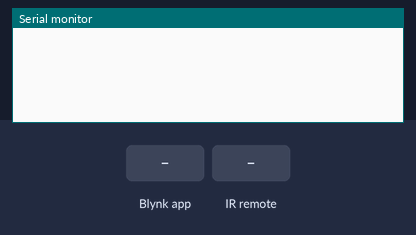
Recording of a sketch running on a simulated ESP8266 (NodeMCU). Parts: the last lines printed to the serial monitor. The inputs (shaded band) are chosen by the test bench. WiFi joins after 1.5 s; servers stay silent unless stated.

Above: at 3.0 s.
3.1 s: Blynk app writes 1 to V2
At 4.3 s:
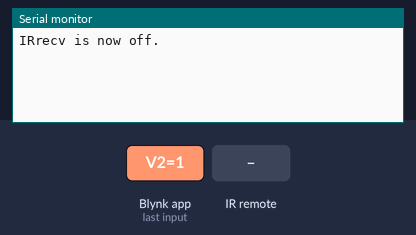
4.6 s: Blynk app writes 0 to V2
At 5.6 s:
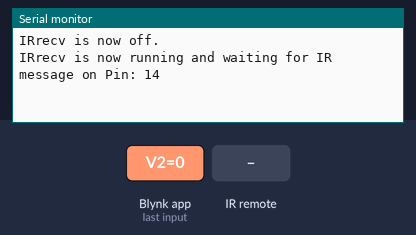
6.1 s: infrared code 0x20DF10EF received
At 6.9 s:
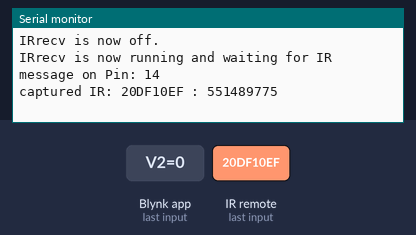
7.6 s: infrared code 0x880084C received
At 8.3 s:
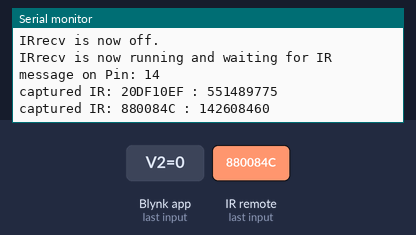
9.1 s: Blynk app writes 1 to V3
At 9.6 s:
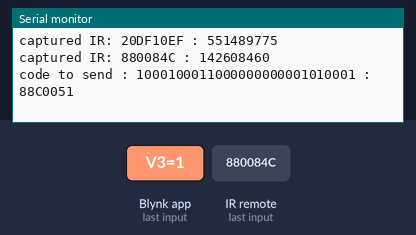
12.1 s: infrared code 0x20DF40BF received
At 15.5 s:
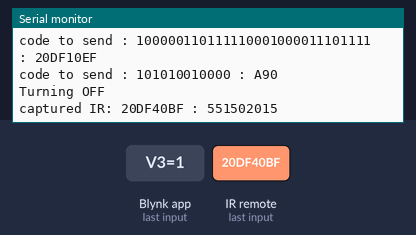

The sketch:

HubIrController.ino
```cpp
#define BLYNK_PRINT Serial


#include <ESP8266WiFi.h>
#include <BlynkSimpleEsp8266.h>
#include <IRremoteESP8266.h>
#include <IRsend.h>
#include <IRrecv.h>
#include <IRutils.h>


// You should get Auth Token in the Blynk App.
// Go to the Project Settings (nut icon).
// bel auth 95f47366505542158eaf88129a4241a0
// vini auth 642b4342a8f743e699da137b65b4b69c
char auth[] = "95f47366505542158eaf88129a4241a0";
char ssid[] = "GVT-BFB7";
char pass[] = "2907064093";

#define IR_LED 4 //D2
#define IR_PIN_RECEIVER 14 //D5

IRsend irsend(IR_LED);
IRrecv irrecv(IR_PIN_RECEIVER);

decode_results results;


int pinvalue;
bool receive_on = false;
uint32_t trained_code;
uint32_t code_to_send;

uint32_t temp_air [12] = {0x880834F, 0x8808440, 0x8808541, 0x8808642, 0x8808743, 0x8808945,
                          0x8808A46, 0x8808B47, 0x8808C48, 0x8808D49, 0x8808E4A, 0x8808F4B};

void handler_trainer(){
  while (true){
    if (irrecv.decode(&results)) {
    trained_code = results.value;
    break;
  }
  delay(2000);
  }
}

void handler_receiver(){
  if (irrecv.decode(&results) && receive_on == true) {
    Serial.print("captured IR: ");
    serialPrintUint64(results.value, HEX);
    Serial.print(" : ");
    serialPrintUint64(results.value);
    Serial.println("");
    irrecv.resume();
  }
  delay(100);
}
void delay_b(){
    delay(500);
}

void send_code(uint32_t code){
  irsend.begin();
  Serial.print("code to send : ");
  Serial.print(code, BIN);
  Serial.print(" : ");
  Serial.println(code, HEX);
  irsend.sendLG(code, 32); // maybe 28
  delay_b();
  irsend.sendSAMSUNG(code , 32);
  delay_b();
  irsend.sendSony(code, 12, 2);
  delay_b();
  irsend.sendPanasonic(code, 32);
}

BLYNK_WRITE(V2){ // liga o receiver de ir para fins de debug
  if (param.asInt() == 0){
    receive_on = true;
    Serial.print("IRrecv is now running and waiting for IR message on Pin: ");
    Serial.println(IR_PIN_RECEIVER);
  } else{
    receive_on = false;
    Serial.println("IRrecv is now off. ");
  }
}

BLYNK_WRITE(V3){ // ligar desligar ar e tv LG
  if(param.asInt() == 0){
    code_to_send = 0x20DF10EF; //ligar Tv da Lg
    send_code(code_to_send);
    code_to_send = 0x880084C; //ligar ar da LG
    send_code(code_to_send);
    code_to_send = 0xa90; // ligar Tv Sony
    send_code(code_to_send);
    Serial.println("Turning ON");
  }else{
    code_to_send = 0x88C0051; //desligar ar Lg
    send_code(code_to_send);
    code_to_send = 0x20DF10EF;
    send_code(code_to_send);
    code_to_send = 0xa90; //desligar Tv Sony
    send_code(code_to_send);
    Serial.println("Turning OFF");
  }
}

BLYNK_WRITE(V4){ // funcao treinar
  Serial.print("IRrecv is now running the trainer on pin: ");
  Serial.println(IR_PIN_RECEIVER);
  handler_trainer();
  Serial.print("trained code: ");
  Serial.println(trained_code, HEX);
}

BLYNK_WRITE(V5){ //funcao treinada
  send_code(trained_code);
}

BLYNK_WRITE(V6){ // temperatura ar lg
  pinvalue = param.asInt();
  code_to_send = temp_air[pinvalue-18];
  send_code(code_to_send);
}

BLYNK_WRITE(V7){ // controle de volume da Tv Lg
  if (param.asInt() == 0){
    code_to_send = 0x20DF40BF;
    send_code(code_to_send);
  }else{
    code_to_send = 0x20DFC03F;
    send_code(code_to_send);
  }
}

void setup()
{
  Serial.begin(115200);
  irrecv.enableIRIn();
  Blynk.begin(auth, ssid, pass);
}

void loop()
{
  handler_receiver();
  Blynk.run();
}
```

Measured:
- after the input at 3.1 s, the serial monitor: prints a new line at once (image 1)
- after the input at 4.6 s, the serial monitor: prints a new line at once (image 2)
- after the input at 6.1 s, the serial monitor: prints a new line at once (image 3)
- after the input at 7.6 s, the serial monitor: prints a new line at once (image 4)
- after the input at 9.1 s, the serial monitor: prints a new line at once (image 5)
- after the input at 12.1 s, the serial monitor: prints a new line after 2.3 s (image 6)
